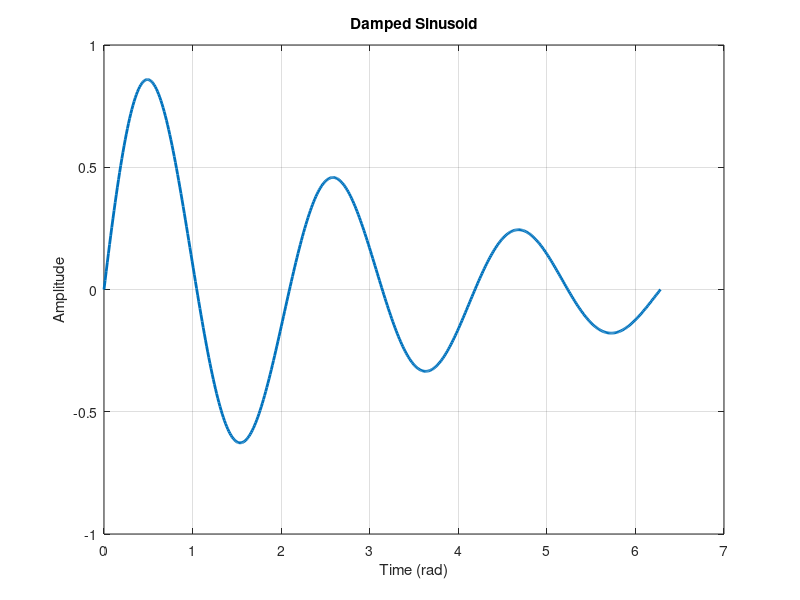

Write the MATLAB code that produced this figure. (Note: this script raises an error after producing the figure.)
% demo_export_fig.m

% 创建图像
figure;
x = linspace(0, 2*pi, 500);
y = sin(3*x) .* exp(-0.3*x);
plot(x, y, 'LineWidth', 2);
title('Damped Sinusoid');
xlabel('Time (rad)');
ylabel('Amplitude');
grid on;

% 设置文件路径
filepath_pdf = 'damped_sinusoid.pdf';
filepath_svg = 'damped_sinusoid.svg';

% 导出为 PDF 和 SVG
export_fig(gcf, '-pdf', filepath_pdf);
export_fig(gcf, '-svg', filepath_svg);
